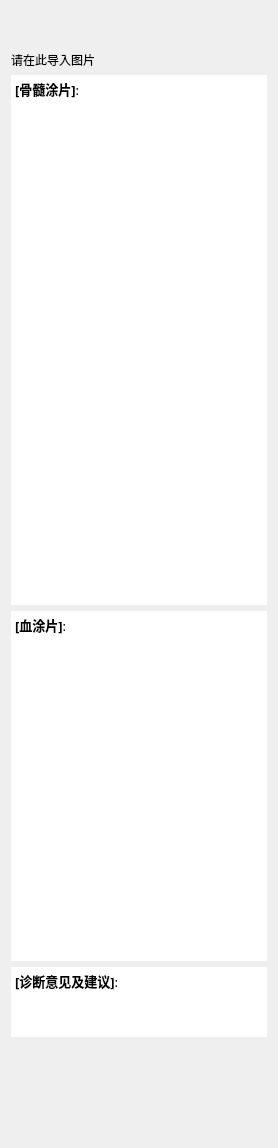
            <widget class="QWidget" name="widget_4" native="true">
             <property name="sizePolicy">
              <sizepolicy hsizetype="Preferred" vsizetype="Preferred">
               <horstretch>0</horstretch>
               <verstretch>0</verstretch>
              </sizepolicy>
             </property>
             <property name="minimumSize">
              <size>
               <width>0</width>
               <height>0</height>
              </size>
             </property>
             <property name="toolTip">
              <string>&lt;html&gt;&lt;head/&gt;&lt;body&gt;&lt;p&gt;&lt;br/&gt;&lt;/p&gt;&lt;/body&gt;&lt;/html&gt;</string>
             </property>
             <layout class="QVBoxLayout" name="verticalLayout_8">
              <item>
               <layout class="QVBoxLayout" name="verticalLayout_3">
                <property name="spacing">
                 <number>6</number>
                </property>
                <item>
                 <spacer name="verticalSpacer">
                  <property name="orientation">
                   <enum>Qt::Vertical</enum>
                  </property>
                  <property name="sizeType">
                   <enum>QSizePolicy::Fixed</enum>
                  </property>
                  <property name="sizeHint" stdset="0">
                   <size>
                    <width>20</width>
                    <height>40</height>
                   </size>
                  </property>
                 </spacer>
                </item>
                <item>
                 <widget class="QLabel" name="picture">
                  <property name="sizePolicy">
                   <sizepolicy hsizetype="Expanding" vsizetype="Expanding">
                    <horstretch>0</horstretch>
                    <verstretch>0</verstretch>
                   </sizepolicy>
                  </property>
                  <property name="text">
                   <string>请在此导入图片</string>
                  </property>
                 </widget>
                </item>
                <item>
                 <widget class="QTextEdit" name="textEdit_2">
                  <property name="sizePolicy">
                   <sizepolicy hsizetype="Expanding" vsizetype="Fixed">
                    <horstretch>0</horstretch>
                    <verstretch>100</verstretch>
                   </sizepolicy>
                  </property>
                  <property name="minimumSize">
                   <size>
                    <width>0</width>
                    <height>530</height>
                   </size>
                  </property>
                  <property name="maximumSize">
                   <size>
                    <width>650</width>
                    <height>530</height>
                   </size>
                  </property>
                  <property name="font">
                   <font>
                    <family>AcadEref</family>
                    <pointsize>16</pointsize>
                    <stylestrategy>PreferDefault</stylestrategy>
                   </font>
                  </property>
                  <property name="frameShape">
                   <enum>QFrame::NoFrame</enum>
                  </property>
                  <property name="lineWidth">
                   <number>1</number>
                  </property>
                  <property name="midLineWidth">
                   <number>0</number>
                  </property>
                  <property name="readOnly">
                   <bool>false</bool>
                  </property>
                  <property name="html">
                   <string>&lt;!DOCTYPE HTML PUBLIC &quot;-//W3C//DTD HTML 4.0//EN&quot; &quot;http://www.w3.org/TR/REC-html40/strict.dtd&quot;&gt;
&lt;html&gt;&lt;head&gt;&lt;meta name=&quot;qrichtext&quot; content=&quot;1&quot; /&gt;&lt;style type=&quot;text/css&quot;&gt;
p, li { white-space: pre-wrap; }
&lt;/style&gt;&lt;/head&gt;&lt;body style=&quot; font-family:'AcadEref'; font-size:16pt; font-weight:400; font-style:normal;&quot;&gt;
&lt;p style=&quot; margin-top:0px; margin-bottom:0px; margin-left:0px; margin-right:0px; -qt-block-indent:0; text-indent:0px;&quot;&gt;&lt;span style=&quot; font-family:'SimSun'; font-size:10pt; font-weight:600;&quot;&gt;[骨髓涂片]&lt;/span&gt;&lt;span style=&quot; font-family:'SimSun'; font-size:10pt;&quot;&gt;:&lt;/span&gt;&lt;/p&gt;&lt;/body&gt;&lt;/html&gt;</string>
                  </property>
                 </widget>
                </item>
                <item>
                 <widget class="QTextEdit" name="textEdit">
                  <property name="sizePolicy">
                   <sizepolicy hsizetype="Expanding" vsizetype="Fixed">
                    <horstretch>0</horstretch>
                    <verstretch>0</verstretch>
                   </sizepolicy>
                  </property>
                  <property name="minimumSize">
                   <size>
                    <width>0</width>
                    <height>350</height>
                   </size>
                  </property>
                  <property name="maximumSize">
                   <size>
                    <width>650</width>
                    <height>350</height>
                   </size>
                  </property>
                  <property name="font">
                   <font>
                    <family>AcadEref</family>
                    <pointsize>11</pointsize>
                   </font>
                  </property>
                  <property name="frameShape">
                   <enum>QFrame::NoFrame</enum>
                  </property>
                  <property name="lineWrapColumnOrWidth">
                   <number>20</number>
                  </property>
                  <property name="readOnly">
                   <bool>false</bool>
                  </property>
                  <property name="html">
                   <string>&lt;!DOCTYPE HTML PUBLIC &quot;-//W3C//DTD HTML 4.0//EN&quot; &quot;http://www.w3.org/TR/REC-html40/strict.dtd&quot;&gt;
&lt;html&gt;&lt;head&gt;&lt;meta name=&quot;qrichtext&quot; content=&quot;1&quot; /&gt;&lt;style type=&quot;text/css&quot;&gt;
p, li { white-space: pre-wrap; }
&lt;/style&gt;&lt;/head&gt;&lt;body style=&quot; font-family:'AcadEref'; font-size:11pt; font-weight:400; font-style:normal;&quot;&gt;
&lt;p style=&quot; margin-top:0px; margin-bottom:0px; margin-left:0px; margin-right:0px; -qt-block-indent:0; text-indent:0px;&quot;&gt;&lt;span style=&quot; font-family:'SimSun'; font-size:10pt; font-weight:600;&quot;&gt;[血涂片]&lt;/span&gt;&lt;span style=&quot; font-family:'SimSun'; font-size:10pt;&quot;&gt;:&lt;/span&gt;&lt;/p&gt;&lt;/body&gt;&lt;/html&gt;</string>
                  </property>
                 </widget>
                </item>
                <item>
                 <widget class="QTextEdit" name="textEdit_4">
                  <property name="sizePolicy">
                   <sizepolicy hsizetype="Expanding" vsizetype="Fixed">
                    <horstretch>0</horstretch>
                    <verstretch>0</verstretch>
                   </sizepolicy>
                  </property>
                  <property name="minimumSize">
                   <size>
                    <width>0</width>
                    <height>70</height>
                   </size>
                  </property>
                  <property name="maximumSize">
                   <size>
                    <width>750</width>
                    <height>70</height>
                   </size>
                  </property>
                  <property name="font">
                   <font>
                    <family>AcadEref</family>
                    <pointsize>12</pointsize>
                   </font>
                  </property>
                  <property name="frameShape">
                   <enum>QFrame::NoFrame</enum>
                  </property>
                  <property name="html">
                   <string>&lt;!DOCTYPE HTML PUBLIC &quot;-//W3C//DTD HTML 4.0//EN&quot; &quot;http://www.w3.org/TR/REC-html40/strict.dtd&quot;&gt;
&lt;html&gt;&lt;head&gt;&lt;meta name=&quot;qrichtext&quot; content=&quot;1&quot; /&gt;&lt;style type=&quot;text/css&quot;&gt;
p, li { white-space: pre-wrap; }
&lt;/style&gt;&lt;/head&gt;&lt;body style=&quot; font-family:'AcadEref'; font-size:12pt; font-weight:400; font-style:normal;&quot;&gt;
&lt;p style=&quot; margin-top:0px; margin-bottom:0px; margin-left:0px; margin-right:0px; -qt-block-indent:0; text-indent:0px;&quot;&gt;&lt;span style=&quot; font-family:'SimSun'; font-size:10pt; font-weight:600;&quot;&gt;[诊断意见及建议]&lt;/span&gt;&lt;span style=&quot; font-family:'SimSun'; font-size:10pt;&quot;&gt;:&lt;/span&gt;&lt;/p&gt;&lt;/body&gt;&lt;/html&gt;</string>
                  </property>
                 </widget>
                </item>
                <item>
                 <spacer name="verticalSpacer_2">
                  <property name="orientation">
                   <enum>Qt::Vertical</enum>
                  </property>
                  <property name="sizeType">
                   <enum>QSizePolicy::Minimum</enum>
                  </property>
                  <property name="sizeHint" stdset="0">
                   <size>
                    <width>20</width>
                    <height>100</height>
                   </size>
                  </property>
                 </spacer>
                </item>
               </layout>
              </item>
             </layout>
            </widget>
